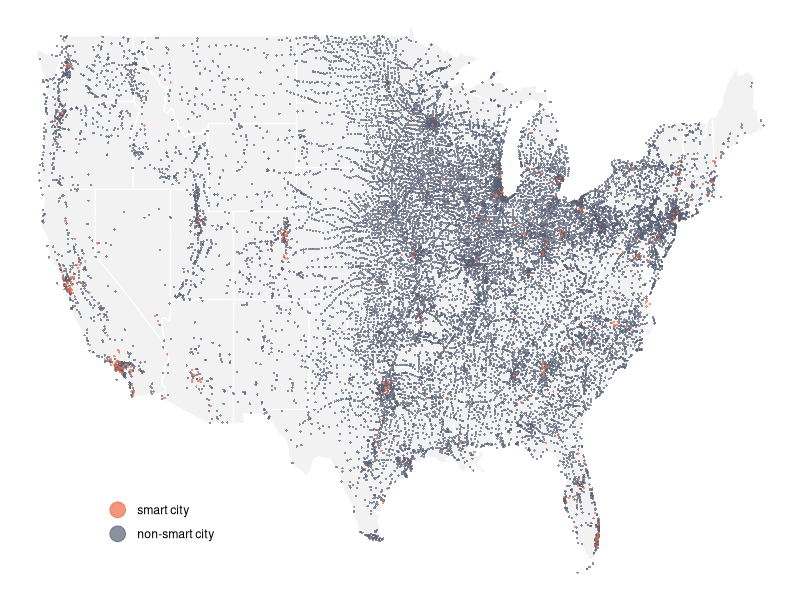
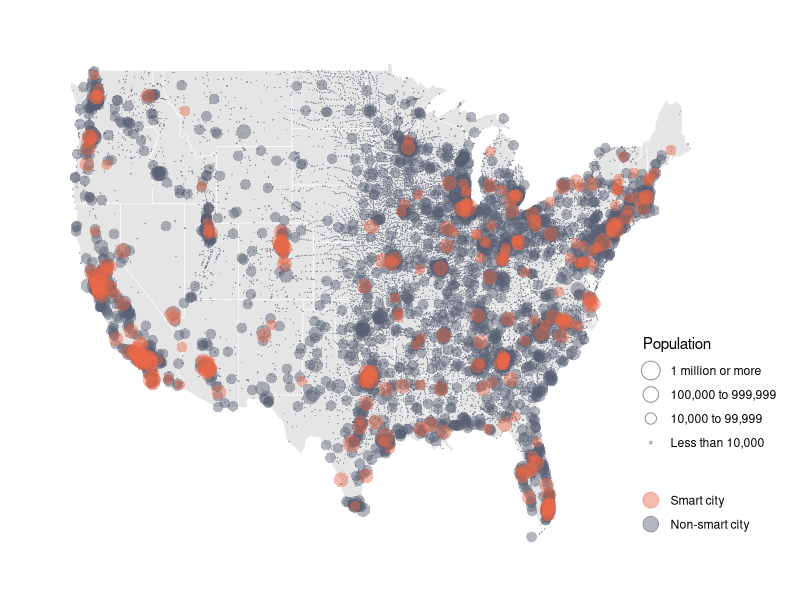

Source code (R) for these figures, in order:
## ---- chunk 1
options(scipen=16)
library(tidyverse)
## ---- chunk 2
df <- read_csv("data/smart_cities20231114.csv")
## ---- chunk 3
# total number of smart cities
sum(df$smart)
## ---- chunk 4
# summarize by state
df %>% group_by(State) %>% summarise(muni_count=n(), smart_count=sum(smart), smart_den=smart_count/muni_count*100) %>% arrange(smart_count)
## ---- chunk 5
# summarize by population
df <- df %>% mutate(pop_size=case_when(POP20>=1000000 ~ 4, POP20<1000000&POP20>=100000 ~3, POP20<100000&POP20>= 10000 ~2, POP20<10000 ~1))
df %>% group_by(pop_size) %>% summarise(muni_count=n(), smart_count=sum(smart), smart_den=smart_count/muni_count*100)
## ---- chunk 6
df %>% filter(pop_size==1) %>% filter(smart==1)
## ---- chunk 7
map_df <- df %>% filter(State!="AK") %>% filter(State!="HI") %>% arrange(smart) # to make smart cities pop up in map
## ---- chunk 8
#mycolor <- c("#596174","#d32d41" )
#mycolor <- c("#1c4e80","#d32d41" )
mycolor <- c("#596174","#ea6a47" )
states <- map_data("state")
## ---- chunk 9
ggplot() + 
  geom_polygon(data = states, aes(x=long, y = lat, group = group), linewidth=0.4 ,color ="white",fill = 'gray95') + 
  geom_point(data = map_df,  aes(x = INTPTLON, y = INTPTLAT, stroke =0,  color=as.factor(smart)), size=0.8, alpha = 0.7) + 
  theme_void() +
  xlab('') + ylab('') +
  scale_color_manual(name="", labels=c("1"="smart city", "0"="non-smart city"), values = mycolor)+
  theme(panel.grid.major = element_blank(), panel.grid.minor = element_blank(), legend.position = c(0.2, 0.15))+
  guides(color=guide_legend(reverse=T, override.aes = list(size = 5)))
## ---- chunk 10
ggplot() + 
  geom_polygon(data = states, aes(x=long, y = lat, group = group), size=0.2,color ="white",fill = 'gray90') + 
  geom_point(data = map_df,  aes(x = INTPTLON, y = INTPTLAT, stroke=0.05, color=as.factor(smart),size=as.factor(pop_size)), alpha = 0.45) + 
  theme_void() +
  xlab('') + ylab('') +
  scale_size_ordinal(name=" Population", range=c(0.5,6), 
                      labels=c("4"="1 million or more" ,"3"= "100,000 to 999,999", "2"="10,000 to 99,999", "1"="Less than 10,000"), )+
  scale_color_manual(name=" ", labels=c("1"="Smart city", "0"="Non-smart city"), values = mycolor)+
  theme(panel.grid.major = element_blank(), panel.grid.minor = element_blank(), legend.position = c(0.98 , 0.24))+
  theme(plot.margin = unit(c(1,2,1,1), "cm"))+
  guides(size = guide_legend(reverse=T, override.aes = list(shape=1)), color=guide_legend(reverse=T, override.aes = list(size = 5)))
#ggsave("map.png")
